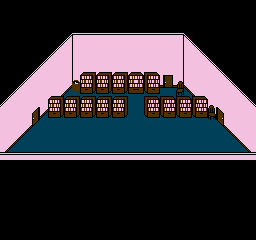

Below is a game level as drawn by its tile map, then a one-line description and the .tmx that defines it (tile-layer data replaced by summaries):
An orthogonal 32x30 tile map with 8x8 px tiles, 2 tile layers (Tile Layer 1, Tile Layer 2).

<map version="1.0" orientation="orthogonal" width="32" height="30" tilewidth="8" tileheight="8">
 <tileset firstgid="1" name="tileset" tilewidth="8" tileheight="8">
  <image source="tileset.png" trans="ff00ff" width="256" height="240" />
  <tile id="0">
   <properties>
    <property name="Solid" value="" />
   </properties>
  </tile>
  <tile id="1">
   <properties>
    <property name="Solid" value="" />
   </properties>
  </tile>
  <tile id="2">
   <properties>
    <property name="Solid" value="" />
   </properties>
  </tile>
  <tile id="3">
   <properties>
    <property name="Solid" value="" />
   </properties>
  </tile>
  <tile id="4">
   <properties>
    <property name="Solid" value="" />
   </properties>
  </tile>
  <tile id="5">
   <properties>
    <property name="Solid" value="" />
   </properties>
  </tile>
  <tile id="6">
   <properties>
    <property name="Solid" value="" />
   </properties>
  </tile>
  <tile id="8">
   <properties>
    <property name="Solid" value="" />
   </properties>
  </tile>
  <tile id="9">
   <properties>
    <property name="Solid" value="" />
   </properties>
  </tile>
  <tile id="10">
   <properties>
    <property name="Solid" value="" />
   </properties>
  </tile>
  <tile id="11">
   <properties>
    <property name="Solid" value="" />
   </properties>
  </tile>
  <tile id="12">
   <properties>
    <property name="Solid" value="" />
   </properties>
  </tile>
  <tile id="14">
   <properties>
    <property name="Solid" value="" />
   </properties>
  </tile>
  <tile id="15">
   <properties>
    <property name="Solid" value="" />
   </properties>
  </tile>
  <tile id="16">
   <properties>
    <property name="Solid" value="" />
   </properties>
  </tile>
  <tile id="17">
   <properties>
    <property name="Solid" value="" />
   </properties>
  </tile>
  <tile id="18">
   <properties>
    <property name="Solid" value="" />
   </properties>
  </tile>
  <tile id="19">
   <properties>
    <property name="Solid" value="" />
   </properties>
  </tile>
  <tile id="20">
   <properties>
    <property name="Solid" value="" />
   </properties>
  </tile>
  <tile id="46">
   <properties>
    <property name="" value="" />
   </properties>
  </tile>
  <tile id="47">
   <properties>
    <property name="" value="" />
   </properties>
  </tile>
  <tile id="64">
   <properties>
    <property name="Solid" value="" />
   </properties>
  </tile>
  <tile id="65">
   <properties>
    <property name="Solid" value="" />
   </properties>
  </tile>
  <tile id="66">
   <properties>
    <property name="Solid" value="" />
   </properties>
  </tile>
  <tile id="67">
   <properties>
    <property name="Solid" value="" />
   </properties>
  </tile>
  <tile id="68">
   <properties>
    <property name="Solid" value="" />
   </properties>
  </tile>
  <tile id="70">
   <properties>
    <property name="Solid" value="" />
   </properties>
  </tile>
  <tile id="71">
   <properties>
    <property name="Solid" value="" />
   </properties>
  </tile>
  <tile id="78">
   <properties>
    <property name="Solid" value="" />
   </properties>
  </tile>
  <tile id="79">
   <properties>
    <property name="Solid" value="" />
   </properties>
  </tile>
  <tile id="80">
   <properties>
    <property name="Solid" value="" />
   </properties>
  </tile>
  <tile id="81">
   <properties>
    <property name="Solid" value="" />
   </properties>
  </tile>
  <tile id="82">
   <properties>
    <property name="Solid" value="" />
   </properties>
  </tile>
  <tile id="101">
   <properties>
    <property name="Solid" value="" />
   </properties>
  </tile>
  <tile id="102">
   <properties>
    <property name="Solid" value="" />
   </properties>
  </tile>
  <tile id="103">
   <properties>
    <property name="Solid" value="" />
   </properties>
  </tile>
  <tile id="104">
   <properties>
    <property name="Solid" value="" />
   </properties>
  </tile>
  <tile id="105">
   <properties>
    <property name="Solid" value="" />
   </properties>
  </tile>
  <tile id="106">
   <properties>
    <property name="Solid" value="" />
   </properties>
  </tile>
  <tile id="107">
   <properties>
    <property name="Solid" value="" />
   </properties>
  </tile>
  <tile id="108">
   <properties>
    <property name="Solid" value="" />
   </properties>
  </tile>
  <tile id="109">
   <properties>
    <property name="Solid" value="" />
   </properties>
  </tile>
  <tile id="132">
   <properties>
    <property name="Solid" value="" />
   </properties>
  </tile>
  <tile id="136">
   <properties>
    <property name="Solid" value="" />
   </properties>
  </tile>
  <tile id="137">
   <properties>
    <property name="Solid" value="" />
   </properties>
  </tile>
  <tile id="138">
   <properties>
    <property name="Solid" value="" />
   </properties>
  </tile>
  <tile id="139">
   <properties>
    <property name="Solid" value="" />
   </properties>
  </tile>
  <tile id="165">
   <properties>
    <property name="Solid" value="" />
   </properties>
  </tile>
  <tile id="166">
   <properties>
    <property name="Solid" value="" />
   </properties>
  </tile>
  <tile id="167">
   <properties>
    <property name="Solid" value="" />
   </properties>
  </tile>
  <tile id="168">
   <properties>
    <property name="Solid" value="" />
   </properties>
  </tile>
  <tile id="170">
   <properties>
    <property name="Solid" value="" />
   </properties>
  </tile>
  <tile id="171">
   <properties>
    <property name="Solid" value="" />
   </properties>
  </tile>
  <tile id="172">
   <properties>
    <property name="Solid" value="" />
   </properties>
  </tile>
  <tile id="173">
   <properties>
    <property name="Solid" value="" />
   </properties>
  </tile>
  <tile id="175">
   <properties>
    <property name="Solid" value="" />
   </properties>
  </tile>
  <tile id="177">
   <properties>
    <property name="Solid" value="" />
   </properties>
  </tile>
  <tile id="197">
   <properties>
    <property name="Solid" value="" />
   </properties>
  </tile>
  <tile id="198">
   <properties>
    <property name="Solid" value="" />
   </properties>
  </tile>
  <tile id="199">
   <properties>
    <property name="Solid" value="" />
   </properties>
  </tile>
  <tile id="200">
   <properties>
    <property name="Solid" value="" />
   </properties>
  </tile>
  <tile id="201">
   <properties>
    <property name="Solid" value="" />
   </properties>
  </tile>
  <tile id="204">
   <properties>
    <property name="Solid" value="" />
   </properties>
  </tile>
  <tile id="205">
   <properties>
    <property name="Solid" value="" />
   </properties>
  </tile>
  <tile id="206">
   <properties>
    <property name="Solid" value="" />
   </properties>
  </tile>
  <tile id="207">
   <properties>
    <property name="Solid" value="" />
   </properties>
  </tile>
  <tile id="210">
   <properties>
    <property name="Solid" value="" />
   </properties>
  </tile>
  <tile id="228">
   <properties>
    <property name="Solid" value="" />
   </properties>
  </tile>
  <tile id="233">
   <properties>
    <property name="Solid" value="" />
   </properties>
  </tile>
  <tile id="234">
   <properties>
    <property name="Solid" value="" />
   </properties>
  </tile>
  <tile id="235">
   <properties>
    <property name="Solid" value="" />
   </properties>
  </tile>
  <tile id="236">
   <properties>
    <property name="Solid" value="" />
   </properties>
  </tile>
  <tile id="237">
   <properties>
    <property name="Solid" value="" />
   </properties>
  </tile>
  <tile id="240">
   <properties>
    <property name="Solid" value="" />
   </properties>
  </tile>
  <tile id="241">
   <properties>
    <property name="Solid" value="" />
   </properties>
  </tile>
  <tile id="261">
   <properties>
    <property name="Solid" value="" />
   </properties>
  </tile>
  <tile id="262">
   <properties>
    <property name="Solid" value="" />
   </properties>
  </tile>
  <tile id="263">
   <properties>
    <property name="Solid" value="" />
   </properties>
  </tile>
  <tile id="264">
   <properties>
    <property name="Solid" value="" />
   </properties>
  </tile>
  <tile id="291">
   <properties>
    <property name="Solid" value="" />
   </properties>
  </tile>
  <tile id="292">
   <properties>
    <property name="Solid" value="" />
   </properties>
  </tile>
  <tile id="293">
   <properties>
    <property name="Solid" value="" />
   </properties>
  </tile>
  <tile id="294">
   <properties>
    <property name="Solid" value="" />
   </properties>
  </tile>
  <tile id="295">
   <properties>
    <property name="Solid" value="" />
   </properties>
  </tile>
  <tile id="296">
   <properties>
    <property name="Solid" value="" />
   </properties>
  </tile>
 </tileset>
 <layer name="Tile Layer 1" width="32" height="30">
  <data>[960 cells, 960 non-empty, 29 distinct tile ids]</data>
 </layer>
 <layer name="Tile Layer 2" width="32" height="30">
  <data>[960 cells, 90 non-empty, 18 distinct tile ids]</data>
 </layer>
</map>
